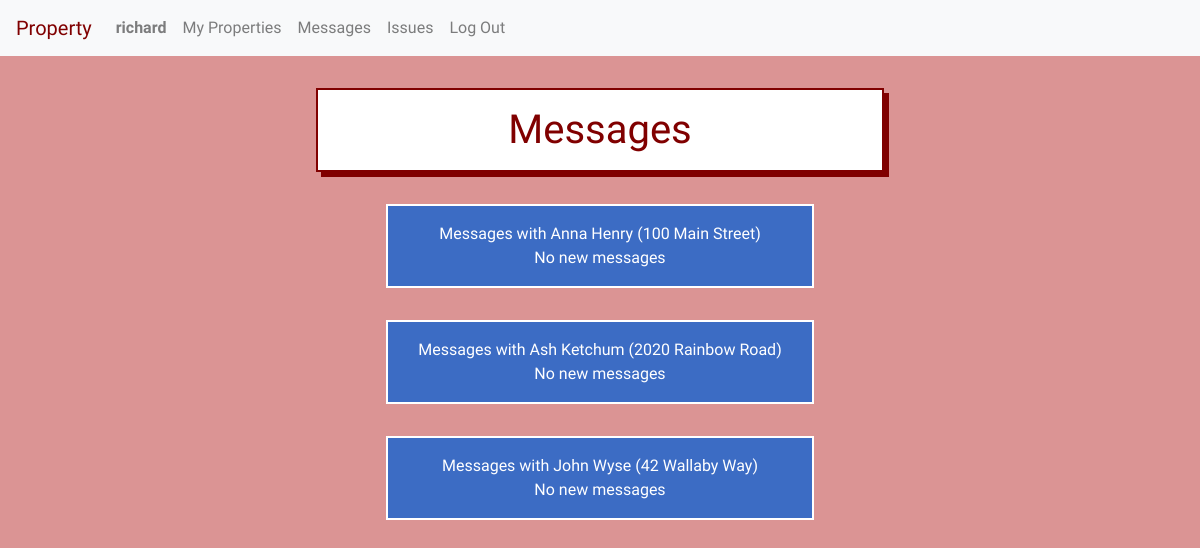
The app's page /property/messages (signed in), older data.
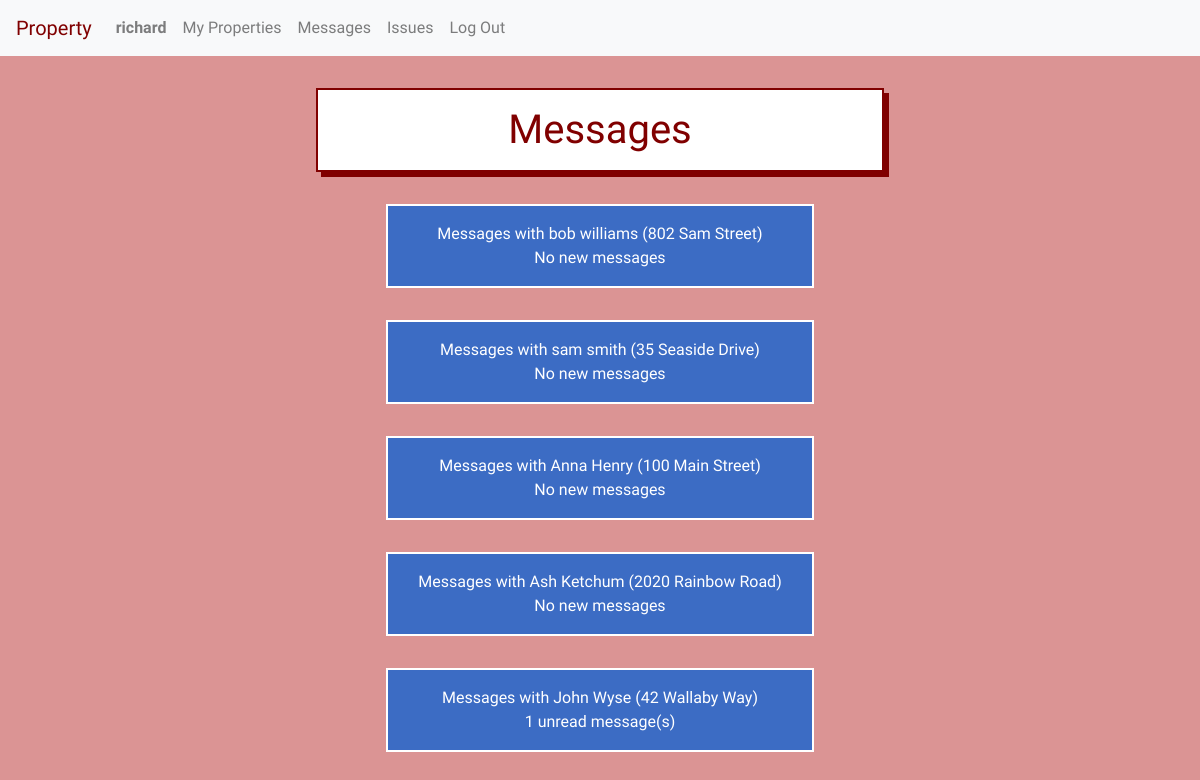
The same page, newer data.
### property/models.py (models this page shows, shortened)
class Unit(models.Model):
    manager = models.ForeignKey(User, on_delete=models.CASCADE, related_name="managers")
    tenant = models.ForeignKey(User, on_delete=models.CASCADE, related_name="tenants", blank=True, null=True)
    address = models.CharField(max_length=200)
    image = models.ImageField(blank=True, upload_to='unit_images/')
    lease = models.FileField(blank=True, upload_to='leases/')
    def __str__(self):
        return f"{self.address}"

class User(AbstractUser):
    tenant = models.BooleanField(default=True)
    manager = models.BooleanField(default=False)
    profile_picture = models.ImageField(blank=True, null=True, upload_to='profile_images/')

### property/views.py (the view)
# urls.py: path("messages", views.messages, name="messages"),
@login_required
def messages(request):
    if request.method == "GET":
        if request.user.tenant == True:
            try:
                unit_count = Unit.objects.filter(tenant=request.user).count()
            except ObjectDoesNotExist:
                unit_count = 0
            if unit_count != 1:
                return render(request, 'property/messages.html')
            else:
                unit = Unit.objects.get(tenant=request.user)
                return HttpResponseRedirect(reverse("unit_messages", kwargs={'unit_id': unit.id}))
        else:
            try:
                units = Unit.objects.filter(manager=request.user).exclude(tenant=None).order_by('-tenant')
            except ObjectDoesNotExist:
                units = None
            unread_counts = []
            for unit in units:
                try:
                    unread_count = Message.objects.filter(read=False).filter(sender=unit.tenant).filter(recipient=request.user).count()
                except ObjectDoesNotExist:
                    unread_count = 0
                unread_counts.append(unread_count)
            zipped_messages_info = zip(unread_counts, units)
            return render(request, 'property/messages.html', {
                "messages_info": zipped_messages_info
            })
    else:
        return render(request, 'property/error.html')

### property/templates/property/messages.html
{% extends "property/layout.html" %}
{% block body %}
<h1>Messages</h1>
{% if user.tenant %}
    <br><br>
    You must claim an address and property manager before you can send or recieve messages.
{% else %}
    {% if messages_info %}
        <div class="list-container">
            {% for count, unit in messages_info %}
            <a href="{% url 'unit_messages' unit.id %}">
                <div class="listed-item-link">
                    Messages with {{unit.tenant.first_name}} {{unit.tenant.last_name}} ({{unit}})
                    <br>
                    {% if count %}
                    {{count}} unread message(s)
                    {% else %}
                    No new messages
                    {% endif %}
                </div>
            </a>
            {% endfor %}
        </div>
    {% else %}
        <br><br>
        You must add a property with a tenant before you can see send or see messages.
    {% endif %}
{% endif %}
{% endblock %}

Row changes from the older to the newer data that the page shows:
added Unit: tenant.first_name "bob", tenant.last_name "williams", address "802 Sam Street", shows "No new messages"
now on this page (row edited): Unit: tenant.first_name "sam", tenant.last_name "smith", address "35 Seaside Drive", shows "No new messages"
shown differently, row unchanged: Unit "42 Wallaby Way": count (not shown) → "1"; text "No new messages" → "unread message(s)"
